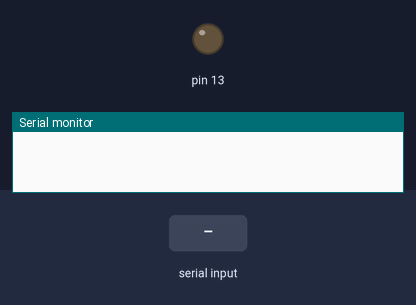
Recording of a sketch running on a simulated Arduino Uno, built with avr-gcc and run on an emulated ATmega328P. Shown: output pins drawn as LEDs (lit = HIGH), the last lines printed to the serial monitor. Inputs (shaded band) come from the test bench.

Above: at 1.2 s.
1.3 s: "1\n" received over Serial
At 2.5 s:
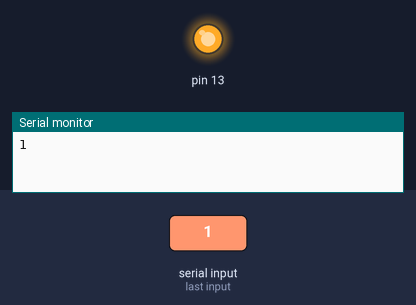
2.8 s: "0\n" received over Serial
At 3.8 s:
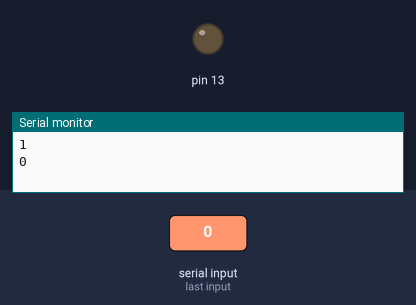
Timing chart, 0 to 5.8 s (numbered marks = the images above; inputs shaded):
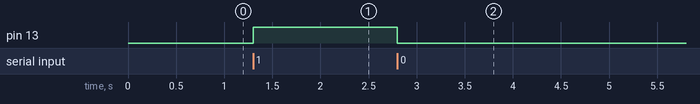

The sketch:

code13.3.ino
```cpp
//Variable for storing received data
char data = 0;

void setup()
{
    //Sets the baud for serial data transmission
    Serial.begin(9600);

    pinMode(13, OUTPUT);
}

void loop()
{
   // Send data only when you receive data:
   if(Serial.available() > 0)
   {
      //Read the incoming data & store into data
      data = Serial.read();

      //Print Value inside data in Serial monitor
      Serial.print(data);

      Serial.print("\n");

      // Checks whether value of data is equal to 1
      if(data == '1')
         digitalWrite(13, HIGH);//If value is 1 then LED turns ON

      else if(data == '0')
         digitalWrite(13, LOW);
   }
}
```

Measured:
- after the input at 1.3 s, pin 13: LOW → HIGH at once
- after the input at 2.8 s, pin 13: HIGH → LOW at once
